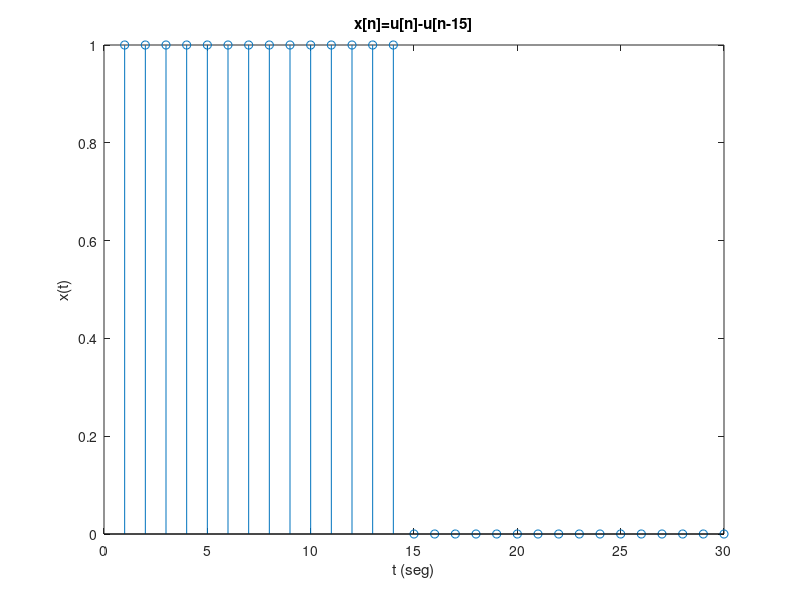

The MATLAB source for this figure: (Note: this script raises an error after producing the figure.)
clc
clear all

% Filtrado analógico y digital
% Práctica 4. Respuesta invariante al impulso
% Juan José Guzmán Cruz

% ------------------------------------------------------------------------
% 1. Dada la señal x[n]=u[n]-u[n-15] correspondiente a una entrada escalón,
% grafica dicha señal utilizando 30 muestras; además utiliza un filtro
% Butterworth digital de quinto orden pasa-altas con una frecuencia de
% corte de 1/6 rad/seg; obten la función de transferencia, y la gráfica de
% polos y ceros en el plano Z del filtro y por último obten la señal
% filtrada.
% ------------------------------------------------------------------------

i=1;
for t=1:30
  if t<0 u1(i)=0;
  else u1(i)=1;
  end
  i=i+1;
end

j=1;
for t=1:30
  if t<15 u2(j)=0;
  else u2(j)=1;
  end
  j=j+1;
end

x=u1-u2; % Función x[n]=u[n]-u[n-15]
t=1:30;

figure(1)
stem(t,x),xlabel('t (seg)'),ylabel('x(t)'),
title('x[n]=u[n]-u[n-15]')

[z,p,k] = butter(5,1/6,'high'); % crear filtro Butterworth analógico

% obtener un vector para el numerador y otro para el denominador con los
% coeficientes de los polinomios
[n,d] = tfdata(zpk(z,p,k), 'v');

% se representa la función de trasferencia
H = tf(n,d)

% Se filtra la señal x[n] con el filtro pasaaltas 
y = filter (n,d,x); 

figure (2)
subplot 121, zplane(n,d)
title('Gráfica de polos y ceros, filtro Butterworth'),xlabel('Eje real'),ylabel('Eje imaginario i')
subplot 122, stem (y), title('Señal escalón filtrada')

% ------------------------------------------------------------------------
% 2. Grafica mediante una serie de impulsos la señal de ECG utilizando
% únicamente 250 muestras, la señal fue adquirida a 100 muestras/seg; ahora
% submuestreada la señal a 50, 25 y 10 muestras/seg. Grafica cada una de
% las señales obtenidas y observa el efecto del muestreo.
% ------------------------------------------------------------------------
clear all
s_ecg = load('ECG.txt');
t = [s_ecg(1:250)];

sub50= resample (t,1,100/50);
sub25= resample (t,1,100/25);
sub10= resample (t,1,100/10);

figure (3)
subplot(411), stem(t), title('Señal ECG utilizando 250 muestras')
subplot(412), stem(sub50), title('Señal ECG submuestreada a 50 muestras/seg')
subplot(413), stem(sub25), title('Señal ECG submuestreada a 25 muestras/seg')
subplot(414), stem(sub10), title('Señal ECG submuestreada a 10 muestras/seg')

% ------------------------------------------------------------------------
% 3. Propón un filtro digital para el ECG original observando el espectro
% de la señal.
% ------------------------------------------------------------------------

f_ecg=fftshift(abs (fft(s_ecg).^2));
m=length(f_ecg);
t=1:m;
frec =linspace(-pi,pi,m);

figure (4)
subplot 211, plot(t, s_ecg), title('Señal ECG en el tiempo');
subplot 212, plot(frec, f_ecg), title('Espectro de frecuencia de la señal ECG')

% ///// Filtro para la señal ECG
N = 4; % orden del filtro
fm = 100; % frecuencia de muestreo
fc = 21; % frecuencia de corte
fcn = 2*pi*fc/fm; % frecuencia de corte, normalizada
[z,p,k] = butter(N,fcn,'s'); % se crea el filtro Butterworth digital

% se obtinen 2 vectores, uno para el numerador y otro para el denominador
% de la función de transferencia
[n,d] = tfdata(zpk(z,p,k), 'v');

% se representa la función de trasferencia
H = tf(n,d);

% Se crea el filtro digital pasa-bajas con respuesta al impulso
[bz,az] = impinvar(n,d);

% ------------------------------------------------------------------------
% 4. Del filtro que diseñaste obten la función de trasferencia en el plano
% Z, su respectiva grafica de polos y ceros y su respuesta en frecuencia
% ------------------------------------------------------------------------

figure (5)
zplane(bz,az)
title('Gráfica de polos y ceros, filtro Butterworth'),xlabel('Eje real'),ylabel('Eje imaginario i')
figure (6)
freqz(bz,az), title('Respuesta en frecuencia del filtro')

% ------------------------------------------------------------------------
% 5. Realiza el filtrado del ECG y grafica la señal obtenida mediante una
% serie de impulsos.
% ------------------------------------------------------------------------

y1=filter(bz,az,s_ecg);

figure (7)
stem(y1)

% ------------------------------------------------------------------------
% 6. Compara tus resultados obtenidos, con el filtrado del ECG de la
% practica anterior 
% ------------------------------------------------------------------------

% se filtra la señal de ECG con el filtro pasa-bajas de la practica 3
[a,b] =lsim(H, s_ecg,t);

% Gráficas comparativas entre seal de ECG filtrada con un filtro analógico
% y otro digital
figure(8)
subplot 311, plot(y1,'r'), title('Señal ECG filtrada con filtro digital');
subplot 312, plot(t,a), title('Señal ECG filtrada con filtro analógico');
subplot 313, plot(y1,'r')
hold on
subplot 313, plot(t,a,'--'), title('Gráfico comparativo'),legend({'Filtro digital','Filtro analógico'}, 'Location', 'northwest');